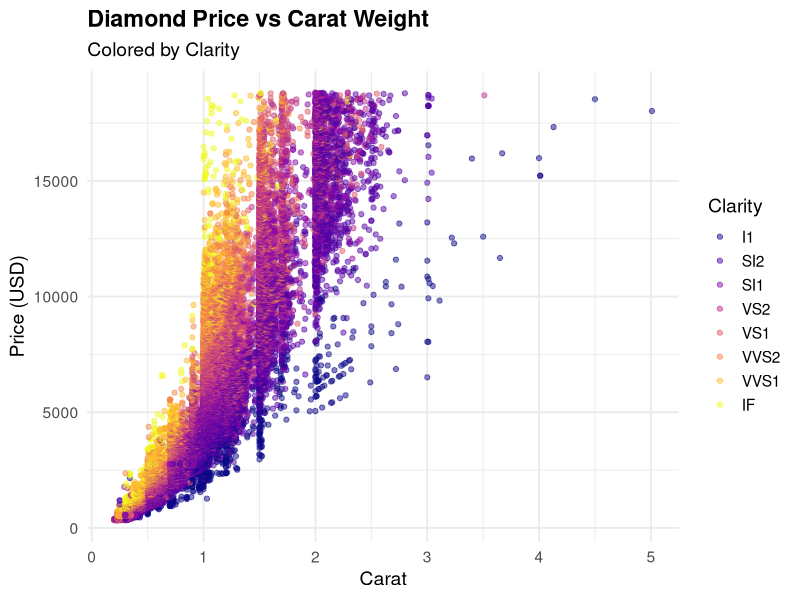

Source code (R):
## ---- chunk 1
#| label: setup
#| echo: false
#| message: false
library(tidyverse)
## ---- chunk 2
ggplot(diamonds, aes(x = carat, y = price, color = clarity)) +
  geom_point(alpha = 0.5, size = 1.5) +
  scale_color_viridis_d(option = "C") +
  labs(
    title = "Diamond Price vs Carat Weight",
    subtitle = "Colored by Clarity",
    x = "Carat",
    y = "Price (USD)",
    color = "Clarity"
  ) +
  theme_minimal(base_size = 14) +
  theme(
    plot.title = element_text(face = "bold"),
    legend.position = "right"
  )
